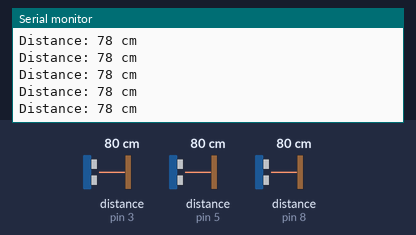
Recording of a sketch running on a simulated Arduino Uno, built with avr-gcc and run on an emulated ATmega328P. On the bench: the last lines printed to the serial monitor. Wiring (inferred from the names in the program): 3 × ultrasonic range finder: trigger pin 2, echo pin 3 / trigger pin 4, echo pin 5 / trigger pin 7, echo pin 8. The inputs (shaded band) are chosen by the test bench; at power-on: distance to the obstacle (sensors on pin 3, pin 5, pin 8) 80 cm. The echo pulse lasts 58.3 µs per cm.

Above: at 1.2 s.
1.3 s: distance to the obstacle (sensor on pin 3) set to 2 cm
At 2.0 s:
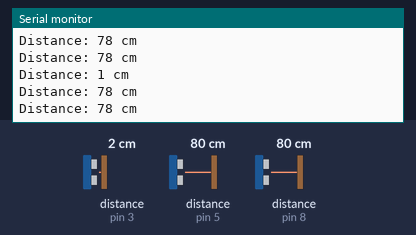
4.3 s: distance to the obstacle (sensor on pin 5) set to 2 cm
At 5.1 s:
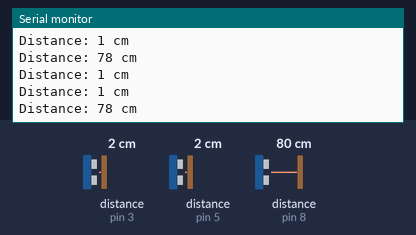
7.3 s: distance to the obstacle (sensor on pin 8) set to 2 cm
At 8.2 s:
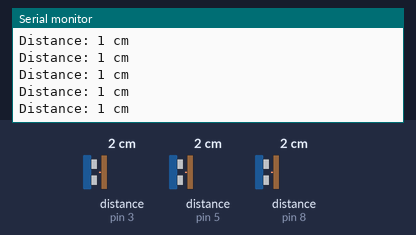
10.3 s: distance to the obstacle (sensor on pin 3) set to 4 cm
At 11.2 s:
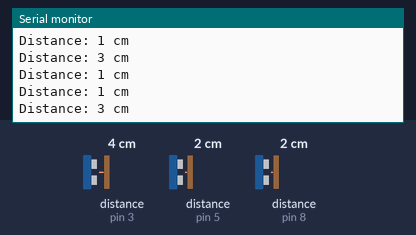
11.8 s: distance to the obstacle (sensor on pin 5) set to 18 cm
At 12.8 s:
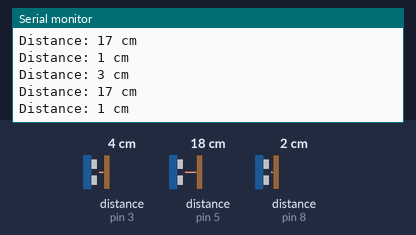
14.8 s: distance to the obstacle (sensor on pin 8) set to 18 cm
At 15.4 s:
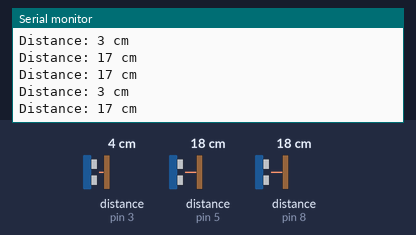
Timing chart, 0 to 17.8 s (numbered marks = the images above; inputs shaded):
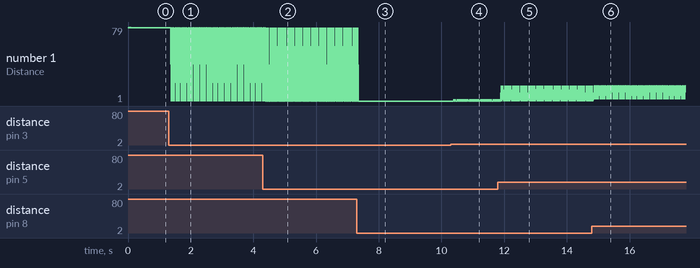

Measured:
- after the input at 1.3 s, the serial monitor: prints a new line after 0.08 s (image 1)
- after the input at 10.3 s, the serial monitor: prints a new line after 0.10 s (image 4)
- after the input at 11.8 s, the serial monitor: prints a new line after 0.11 s (image 5)
- plotted number 1: 78 → 1 after the input at 1.3 s, 1 → 3 after the input at 10.3 s

The sketch:

ultra_sonic.ino
```cpp
// defines pins numbers t->trig e->echo
const int t1Pin = 2;
const int e1Pin = 3;
const int t2Pin = 4;
const int e2Pin = 5;
const int t3Pin = 7;
const int e3Pin = 8;

// defines variables
long duration1,duration2,duration3;
int distance1,distance2,distance3;

void setup() {
pinMode(t1Pin, OUTPUT); // Sets the trigPin as an Output
pinMode(e1Pin, INPUT); // Sets the echoPin as an Input
pinMode(t2Pin, OUTPUT);
pinMode(e2Pin, INPUT);
pinMode(t3Pin, OUTPUT);
pinMode(e3Pin, INPUT);
Serial.begin(9600); // Starts the serial communication
}

void d1()
{
    // Clears the trigPin
    digitalWrite(t1Pin, LOW);
    delayMicroseconds(2);
    // Sets the trigPin on HIGH state for 10 micro seconds
    digitalWrite(t1Pin, HIGH);
    delayMicroseconds(10);
    digitalWrite(t1Pin, LOW);
    // Reads the echoPin, returns the sound wave travel time in microseconds
    duration1 = pulseIn(e1Pin, HIGH);
    // Calculating the distance
    distance1= duration1*0.034/2;
    // Prints the distance on the Serial Monitor
}
void d2()
{
    // Clears the trigPin
    digitalWrite(t2Pin, LOW);
    delayMicroseconds(2);
    // Sets the trigPin on HIGH state for 10 micro seconds
    digitalWrite(t2Pin, HIGH);
    delayMicroseconds(10);
    digitalWrite(t2Pin, LOW);
    // Reads the echoPin, returns the sound wave travel time in microseconds
    duration2 = pulseIn(e2Pin, HIGH);
    // Calculating the distance
    distance2= duration2*0.034/2;
    // Prints the distance on the Serial Monitor
}
void d3()
{
    // Clears the trigPin
    digitalWrite(t3Pin, LOW);
    delayMicroseconds(2);
    // Sets the trigPin on HIGH state for 10 micro seconds
    digitalWrite(t3Pin, HIGH);
    delayMicroseconds(10);
    digitalWrite(t3Pin, LOW);
    // Reads the echoPin, returns the sound wave travel time in microseconds
    duration3 = pulseIn(e3Pin, HIGH);
    // Calculating the distance
    distance3= duration3*0.034/2;
    // Prints the distance on the Serial Monitor
}
void loop() {

Serial.print("Distance: ");
d1();
Serial.print(distance1);
Serial.println(" cm");

d2();
Serial.print("Distance: ");
Serial.print(distance2);
Serial.println(" cm");

d3();
Serial.print("Distance: ");
Serial.print(distance3);
Serial.println(" cm");

}
```
